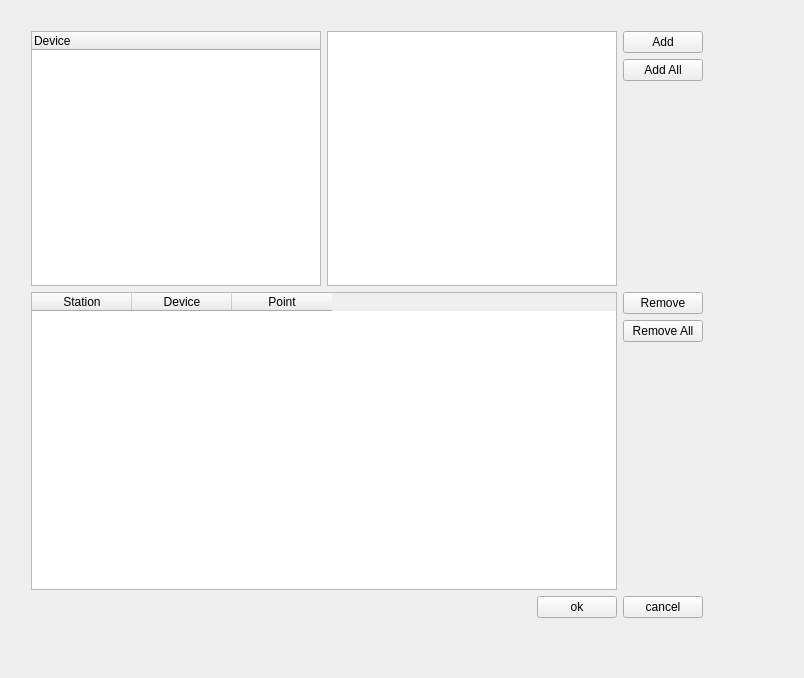
<?xml version="1.0" encoding="UTF-8"?>
<ui version="4.0">
 <class>cselectdialog</class>
 <widget class="QWidget" name="cselectdialog">
  <property name="geometry">
   <rect>
    <x>0</x>
    <y>0</y>
    <width>804</width>
    <height>678</height>
   </rect>
  </property>
  <property name="windowTitle">
   <string>cselectdialog</string>
  </property>
  <widget class="QWidget" name="layoutWidget">
   <property name="geometry">
    <rect>
     <x>20</x>
     <y>20</y>
     <width>694</width>
     <height>609</height>
    </rect>
   </property>
   <layout class="QVBoxLayout" name="verticalLayout_3">
    <item>
     <layout class="QHBoxLayout" name="horizontalLayout_2">
      <item>
       <widget class="QTreeWidget" name="tree">
        <column>
         <property name="text">
          <string>Device</string>
         </property>
        </column>
       </widget>
      </item>
      <item>
       <widget class="QTableWidget" name="table"/>
      </item>
      <item>
       <layout class="QVBoxLayout" name="verticalLayout">
        <item>
         <widget class="QPushButton" name="add_btn">
          <property name="text">
           <string>Add</string>
          </property>
         </widget>
        </item>
        <item>
         <widget class="QPushButton" name="addall_btn">
          <property name="text">
           <string>Add All</string>
          </property>
         </widget>
        </item>
        <item>
         <spacer name="verticalSpacer">
          <property name="orientation">
           <enum>Qt::Vertical</enum>
          </property>
          <property name="sizeHint" stdset="0">
           <size>
            <width>20</width>
            <height>198</height>
           </size>
          </property>
         </spacer>
        </item>
       </layout>
      </item>
     </layout>
    </item>
    <item>
     <layout class="QHBoxLayout" name="horizontalLayout_3">
      <item>
       <widget class="QTableWidget" name="point">
        <column>
         <property name="text">
          <string>Station</string>
         </property>
        </column>
        <column>
         <property name="text">
          <string>Device</string>
         </property>
        </column>
        <column>
         <property name="text">
          <string>Point</string>
         </property>
        </column>
       </widget>
      </item>
      <item>
       <layout class="QVBoxLayout" name="verticalLayout_2">
        <item>
         <widget class="QPushButton" name="remove_btn">
          <property name="text">
           <string>Remove</string>
          </property>
         </widget>
        </item>
        <item>
         <widget class="QPushButton" name="removeall_btn">
          <property name="text">
           <string>Remove All</string>
          </property>
         </widget>
        </item>
        <item>
         <spacer name="verticalSpacer_2">
          <property name="orientation">
           <enum>Qt::Vertical</enum>
          </property>
          <property name="sizeHint" stdset="0">
           <size>
            <width>20</width>
            <height>248</height>
           </size>
          </property>
         </spacer>
        </item>
       </layout>
      </item>
     </layout>
    </item>
    <item>
     <layout class="QHBoxLayout" name="horizontalLayout">
      <item>
       <spacer name="horizontalSpacer">
        <property name="orientation">
         <enum>Qt::Horizontal</enum>
        </property>
        <property name="sizeHint" stdset="0">
         <size>
          <width>528</width>
          <height>20</height>
         </size>
        </property>
       </spacer>
      </item>
      <item>
       <widget class="QPushButton" name="ok_btn">
        <property name="text">
         <string>ok</string>
        </property>
       </widget>
      </item>
      <item>
       <widget class="QPushButton" name="cancel_btn">
        <property name="text">
         <string>cancel</string>
        </property>
       </widget>
      </item>
     </layout>
    </item>
   </layout>
  </widget>
 </widget>
 <layoutdefault spacing="6" margin="11"/>
 <resources/>
 <connections/>
</ui>
